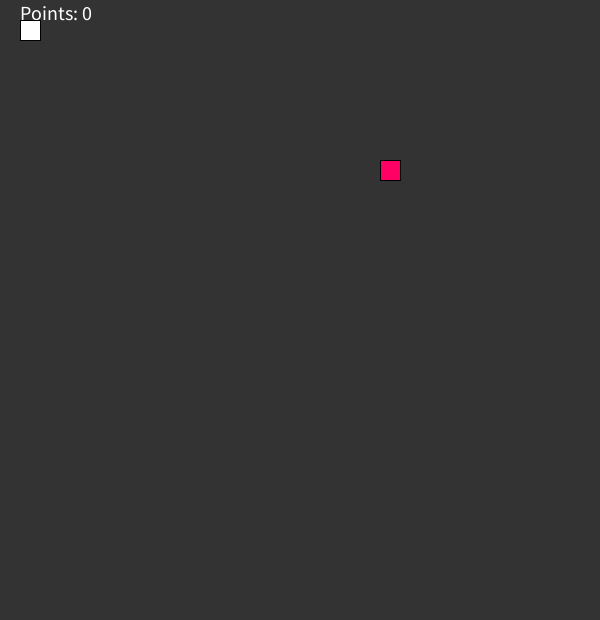
Frame 1 (no input)
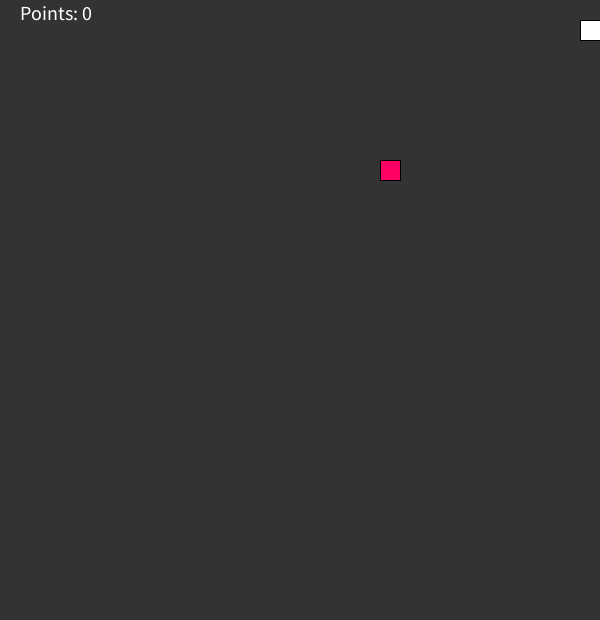
Frame 60 (the mouse pressed at the canvas centre just before this capture)
Frame 120 (the mouse held since frame 60 and released just before this capture): identical to frame 60, image omitted

The Processing sketch that drew these frames (run headless with seeded random() and noise(); from frame 60 on, the mouse is pressed at the canvas centre):

// Processing sketch: Snake_Main
// ── Snake_Main.pde
Snake s;
Food f;
int points;
int scale = 20;
void setup() {
  size(600, 620);
  s = new Snake();
  frameRate(15);
  f = new Food();
}

void draw() {
  background(51);
  fill(255);
  textSize(20);
  text("Points: " + points ,20,20);
  s.update();
  s.show();
  if (s.eat(f)){
    f = new Food();
    points++;
  }
  f.show();
}


void keyPressed() {
  if (keyCode == UP) {
    s.direct(0, -1);
  } else if (keyCode == DOWN) {
    s.direct(0, 1);
  } else if (keyCode == RIGHT) {
    s.direct(1, 0);
  } else if (keyCode == LEFT) {
    s.direct(-1, 0);
  }
}

// ── Food.pde
class Food{
int x;
int y;
Food(){
  int cols = floor(width/scale);
  int rows = floor(height/scale);
  this.x = (int)random(cols)*scale;
  this.y = (int)random(rows)*scale;
}
void show(){
  fill(255,0,100);
  rect(this.x,this.y,scale,scale);
}
}
  

// ── Snake.pde
class Snake {
  int x;
  int y;
  int xSpeed;
  int ySpeed;
 Snake() {
    this.x = 0;
    this.y=0;
    this.xSpeed = 1;
    this.ySpeed = 0;
  }
  void update() {
    this.x = this.x + this.xSpeed*scale;
    this.y = this.y + this.ySpeed*scale;
    this.x = constrain(this.x,0,width-scale);
    this.y = constrain(this.y,20,height-scale);
  }
  void show() {
    fill(255);
    rect(this.x, this.y,scale, scale);
  }
  void direct(int xDir, int yDir) {
    this.xSpeed = xDir;
    this.ySpeed = yDir;
  }
  boolean eat(Food f){
    int d =(int) dist(this.x,this.y,f.x,f.y);
    return (d<1);
  }
}

// ── Tail.pde
class Tail {
  int x;
  int y;
  Tail(int a, int b) {
    this.x = a;
    this.y = b;
  }
  void show() {
    fill(255);
    rect(this.x, this.y, scale, scale);
  }
  void update(int a, int b) {
    this.x = a;
    this.y = b;
  }
}
